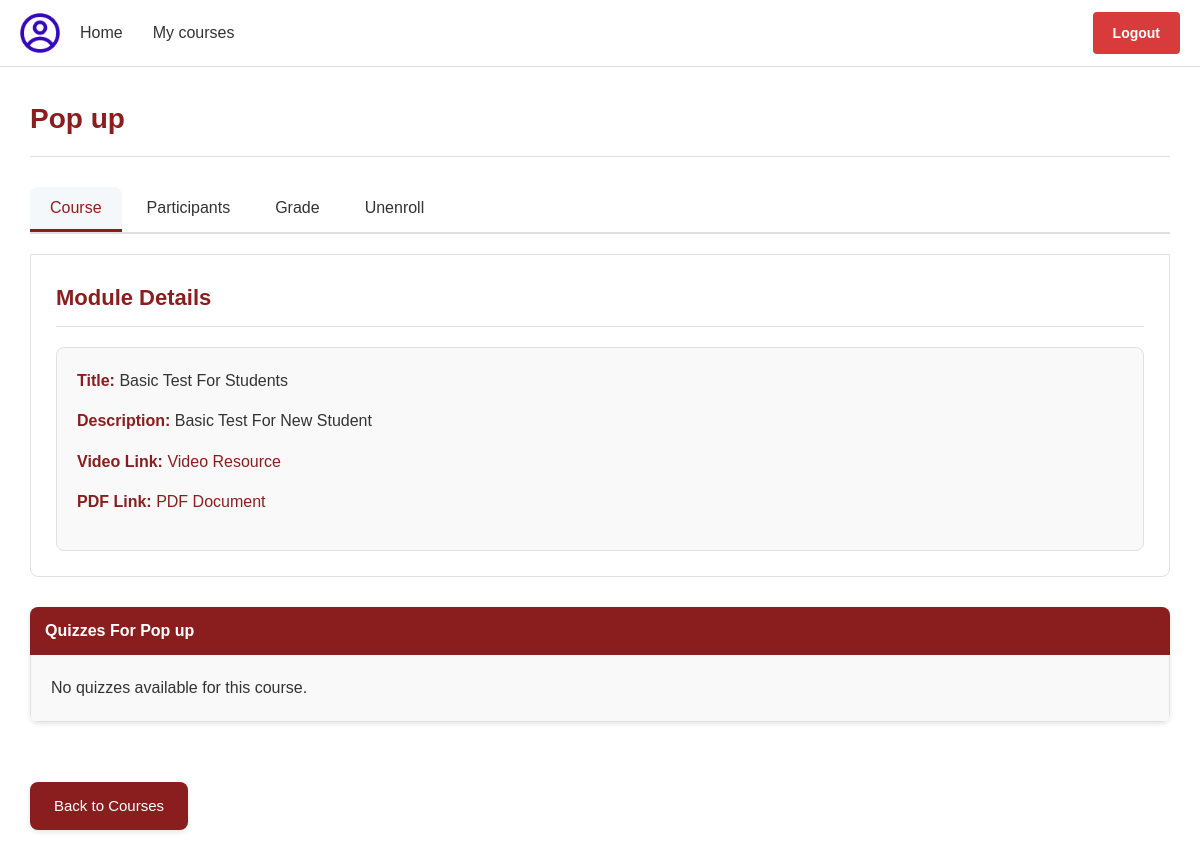
Page /student/details.php?id=popup (signed in) on the committed database.
### tables this page shows
CREATE TABLE `module` (
  `moduleId` varchar(50) NOT NULL,
  `title` varchar(100) NOT NULL,
  `description` text DEFAULT NULL,
  `content_text` text DEFAULT NULL,
  `content_video_url` varchar(255) DEFAULT NULL,
  `content_pdf_path` varchar(255) DEFAULT NULL,
  `instructorId` varchar(50) NOT NULL,
  `created_at` timestamp NOT NULL DEFAULT current_timestamp(),
  `updated_at` timestamp NOT NULL DEFAULT current_timestamp() ON UPDATE current_timestamp(),
  `status` enum('active','deleted') DEFAULT 'active',
  `deleted_at` timestamp NULL DEFAULT NULL,
  `module_image_path` varchar(255) DEFAULT NULL
);

### functions/module.php (called while the page is built, shortened)
<?php
function getCourseById($moduleId){
    require 'db_connect.php';
    $stmt = $conn->prepare("SELECT * FROM `module` where moduleId = ?");
    $stmt->bind_param("s", $moduleId);
    $stmt->execute();
    $result = $stmt->get_result();
    if ($result->num_rows > 0) {
        return $result->fetch_assoc();
    }
    return [];
}
function getEnrolledCourse($userid){
    require 'db_connect.php';
    $stmt = $conn->prepare("SELECT * FROM `module_enrollments` where studentId = ?");
    $stmt->bind_param("s", $userid);
    $stmt->execute();
    $result = $stmt->get_result();
    if ($result->num_rows > 0) {
        $res = $result->fetch_all(MYSQLI_ASSOC);
        return $res;
    }
    return [];
}
function getQuizzesByModuleId($moduleId){
    require 'db_connect.php';
    $stmt = $conn->prepare("SELECT * FROM `quizzes` WHERE moduleId = ?");
    $stmt->bind_param("s", $moduleId);
    $stmt->execute();
    $result = $stmt->get_result();
    return [];
}

### student/details.php (the view, shortened to what this page needs)
<?php
    require_once '../functions/student_function.php';
    require_once '../functions/module.php';
    $moduleId = $_GET['id'];
    $studentId =  $_SESSION['user_id'];
    $courseDetails = getCourseById($moduleId);
    $courses = getEnrolledCourse($_SESSION['user_id']);
    $title = @$courseDetails['title'];
?>
<!DOCTYPE html>
<html lang="en">
<head>
    <link rel="stylesheet" href="https://cdnjs.cloudflare.com/ajax/libs/font-awesome/6.5.1/css/all.min.css">
    <link rel="stylesheet" href="details.css">
</head>
<body>
    <div class="container">
    <header class="top-nav">
    <img src="../assets/images/icons/profile.png" alt="User Profile" class="profile-image" style="width: 40px; height: 40px;"/>
      <nav class="main-menu">
        <a href="../index.php" class="<?php echo isActive("index.php") ?>">Home</a>
        <a href="index.php" class="<?php echo isActive("index.php") ?>">My courses</a>
      </nav>
      <span class="logout-container"><a href="#" class="logout-link" onclick="showLogoutModal()">Logout</a></span>
    </header>
        <main class="content">
            <?php if ($courseDetails): ?>
                <div class="course-header">
                    <h1><?php echo htmlspecialchars($courseDetails['title']); ?></h1>
                </div>
                <div class="tabs">
                    <button class="tab-btn active" data-tab="course">Course</button>
                    <button class="tab-btn" data-tab="participants">Participants</button>
                    <button class="tab-btn" data-tab="grade">Grade</button>
                    <button class="tab-btn" data-tab="more">Unenroll</button>
                </div>
                <div class="tab-content active" id="course">
                    <h2>Module Details</h2>
                    <div class="module-info">
                        <p><strong>Title:</strong> <span class="module-data"><?php echo htmlspecialchars($courseDetails['description']); ?></span></p>
                        <p><strong>Description:</strong> <span class="module-data"><?php echo htmlspecialchars($courseDetails['content_text']); ?></span></p>
                        <?php if (!empty($courseDetails['content_video_url'])): ?>
                        <p><strong>Video Link:</strong> <a href="<?php echo htmlspecialchars($courseDetails['content_video_url']); ?>" target="_blank" class="resource-link">Video Resource</a></p>
                        <?php endif; ?>
                        <?php if (!empty($courseDetails['content_pdf_path'])): ?>
                        <p><strong>PDF Link:</strong> <a href="<?php echo htmlspecialchars($courseDetails['content_pdf_path']); ?>" target="_blank" class="resource-link">PDF Document</a></p>
                        <?php endif; ?>
                    </div>
                </div>
                <div class="collapsible">
                    <button class="collapsible-btn">Quizzes For <?php echo $title; ?></button>
                    <div class="collapsible-content" style="display: block;">
                        <?php $quizzes = getQuizzesByModuleId($moduleId); ?>
                        <?php echo generetaDropDownForQuizzes($quizzes, $studentId); ?>
                    </div>
                </div>
            <?php else: ?>
                <p>Course details not found.</p>
            <?php endif; ?>
            <a href="index.php" class="back-btn">Back to Courses</a>
        </main>
    </div>
</body>
</html>

### student/details.css (style rules this page uses)
* { margin: 0; padding: 0; box-sizing: border-box; font-family: Arial, sans-serif; }
body { width: 100%; overflow-x: hidden; color: #333; line-height: 1.6; }
.logout-container { display: flex; justify-content: center; margin: 0; }
.logout-link { text-decoration: none; color: #fff; font-size: 14px; font-weight: bold; padding: 10px 20px; background-color: rgb(216, 59, 59); border-radius: 4px; transition: all 0.3s ease; display: inline-block; }
.container { margin: 0 auto; background-color: white; box-shadow: 0 2px 10px rgba(0, 0, 0, 0.1); min-height: 100vh; }
.top-nav { display: flex; align-items: center; padding: 10px 20px; border-bottom: 1px solid #e0e0e0; background-color: white; flex-wrap: wrap; justify-content: space-between; }
.main-menu { display: flex; margin-left: 20px; gap: 30px; flex-wrap: wrap; flex-grow: 1; }
.main-menu a { text-decoration: none; color: #333; padding: 10px 0; font-size: 16px; position: relative; transition: all 0.3s ease; }
.main-menu a:after { content: ''; position: absolute; width: 0; height: 2px; background-color: #A20202; bottom: 0; left: 0; transition: width 0.3s ease; }
.content { padding: 30px; }
.course-header { margin-bottom: 30px; border-bottom: 1px solid #e0e0e0; padding-bottom: 15px; }
.course-header h1 { color: rgb(138, 30, 30); font-size: 28px; }
.tabs { display: flex; gap: 5px; margin: 20px 0; border-bottom: 2px solid #e0e0e0; flex-wrap: wrap; }
.tab-btn { padding: 12px 20px; border: none; background-color: transparent; cursor: pointer; font-size: 16px; font-weight: 500; color: #333; border-bottom: 3px solid transparent; transition: all 0.3s ease; border-radius: 8px 8px 0 0; }
.tab-btn.active { color: rgb(138, 30, 30); border-bottom: 3px solid rgb(138, 30, 30); background-color: rgba(58, 110, 165, 0.05); }
.tab-content { display: none; padding: 25px; border: 1px solid #e0e0e0; border-radius: 0 0 8px 8px; background-color: #fff; animation: fadeIn 0.3s ease-in-out; }
.tab-content.active { display: block; }
.tab-content h2 { color: rgb(138, 30, 30); margin-bottom: 20px; font-size: 22px; border-bottom: 1px solid #e0e0e0; padding-bottom: 10px; }
.collapsible { margin: 30px 0; border-radius: 8px; overflow: hidden; box-shadow: 0 2px 5px rgba(0,0,0,0.1); }
.collapsible-btn { width: 100%; padding: 15px; background-color: rgb(138, 30, 30); color: #fff; border: none; text-align: left; cursor: pointer; font-size: 16px; font-weight: bold; display: flex; justify-content: space-between; align-items: center; transition: background-color 0.3s; }
.collapsible-btn::after { font-size: 12px; transition: transform 0.3s; }
.collapsible-content { display: none; padding: 20px; border: 1px solid #e0e0e0; border-top: none; background-color: #f9f9f9; animation: slideDown 0.3s ease-out; }
.back-btn { display: inline-block; margin-top: 30px; padding: 12px 24px; background-color: rgb(138, 30, 30); color: #fff; text-decoration: none; border-radius: 8px; font-size: 15px; transition: background-color 0.3s, transform 0.2s; box-shadow: 0 2px 5px rgba(0,0,0,0.1); }
.module-info { background-color: #f9f9f9; padding: 20px; border-radius: 8px; margin-top: 20px; border: 1px solid #e0e0e0; }
.module-info p { margin-bottom: 15px; }
.module-info strong { color: rgb(138, 30, 30); font-weight: 600; }
.module-data { font-weight: normal; color: #333; }
.resource-link { color: rgb(138, 30, 30); text-decoration: none; transition: color 0.2s; display: inline-flex; align-items: center; gap: 5px; }

### rows in the picture
module: title "Pop up", description "Basic Test For Students", content_text "Basic Test For New Student"
